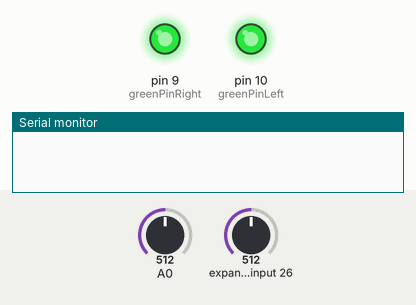
Simulated run of this sketch. Board: Teensy 4. Shown: output pins drawn as LEDs (lit = HIGH), the last lines printed to the serial monitor. Inputs (shaded band) come from the test bench; at power-on: A0 = 512, expander input 26 = 512.

Above: at 1.2 s.
1.3 s: A0 set to 122
At 1.6 s:
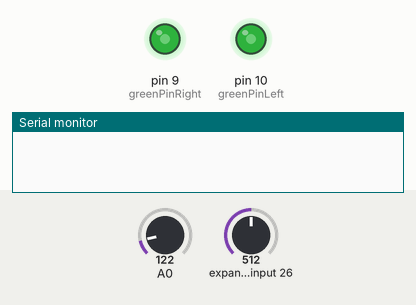
2.8 s: expander input 26 set to 991
4.3 s: expander input 26 set to 1008
7.3 s: A0 set to 0
At 8.5 s:
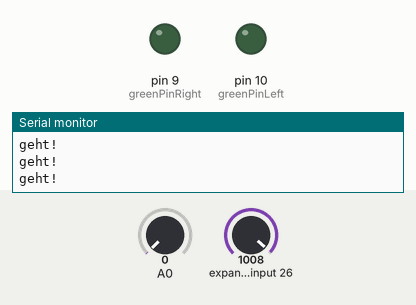
8.8 s: A0 set to 306
At 10.2 s:
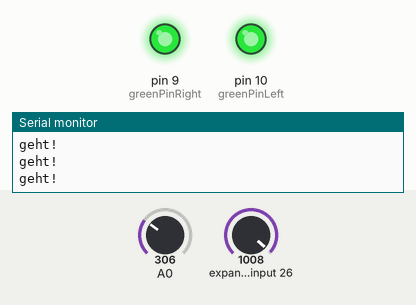
Timing chart, 0 to 11.3 s (numbered marks = the images above; inputs shaded):
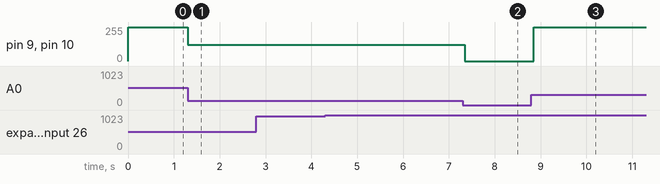

The sketch:

regler.ino
```cpp
int greenPinLeft =  10;
int greenPinRight =  9;
int ton = 0;
int knopp =0;

boolean firstSwitchOn=false;
boolean firstSwitchOff=false;

void setup()   {
  pinMode(greenPinRight, OUTPUT);
  pinMode(greenPinLeft, OUTPUT);
   Serial.begin(9600);       // use the serial port

}

int regler = 0;

void loop()
{

  boolean firstSwitchOn=false;

  // read the pot position
  regler = analogRead(0);

  // set all 3 pins to the desired intensity
  analogWrite(greenPinRight, regler);
  analogWrite(greenPinLeft, regler);

  delay(50);

  if (analogRead(regler)>1000){
    analogWrite(greenPinRight, HIGH);   // turn the LED on (HIGH is the voltage level)
    analogWrite(greenPinLeft, LOW);
    usbMIDI.sendNoteOn(ton, 127, 1);
        Serial.println("geht!");

  }
}
```

Measured:
- after the input at 1.3 s, pin 9 (greenPinRight), pin 10 (greenPinLeft): 255/255 → 122/255 at once
- after the input at 2.8 s, every drawn part: stays the same
- after the input at 7.3 s, pin 9 (greenPinRight), pin 10 (greenPinLeft): 122/255 → 0/255 at once
- after the input at 8.8 s, pin 9 (greenPinRight), pin 10 (greenPinLeft): 0/255 → 255/255 after 0.05 s
